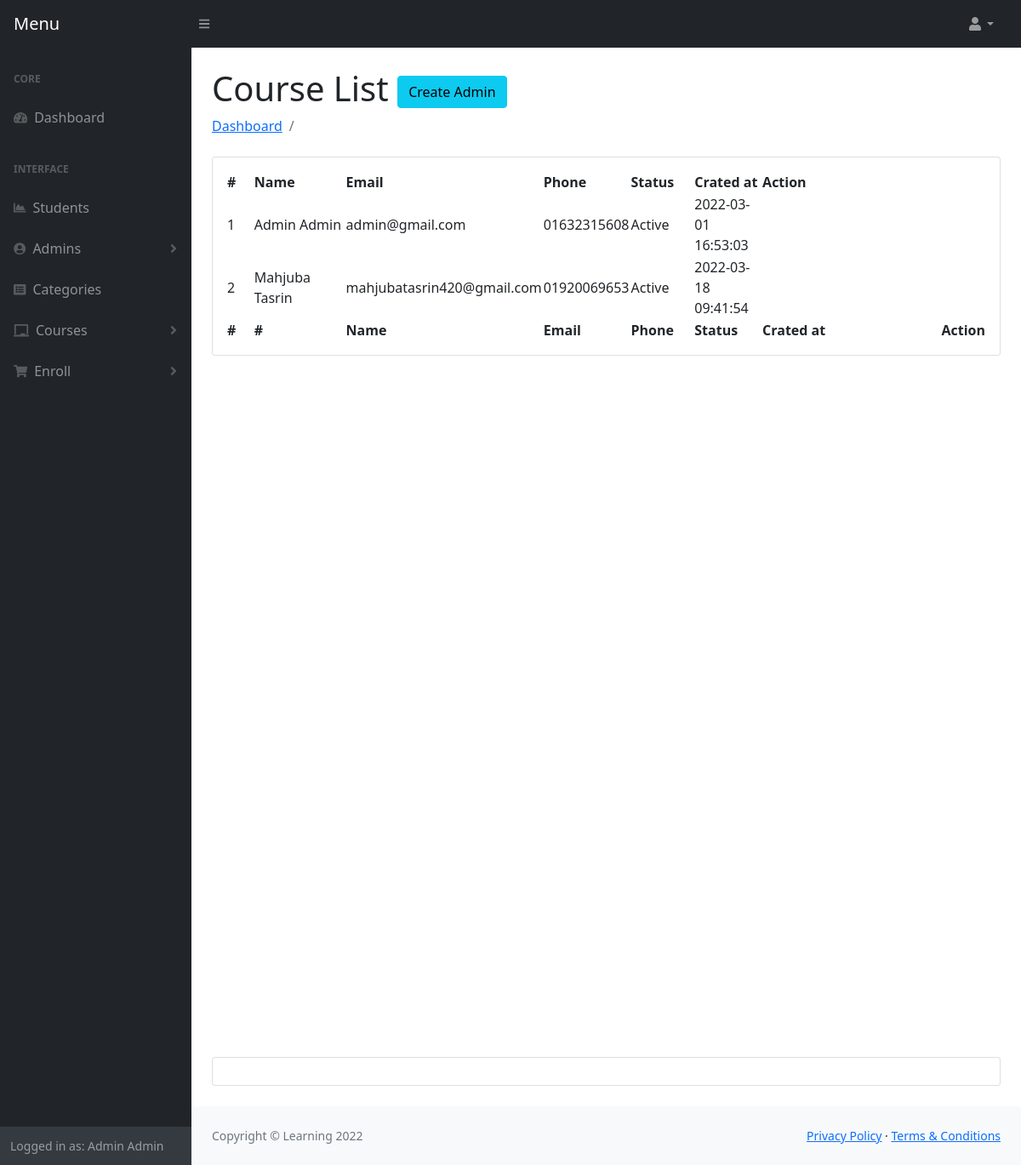
Page /admin/admins.php (signed in) on the earlier database version.
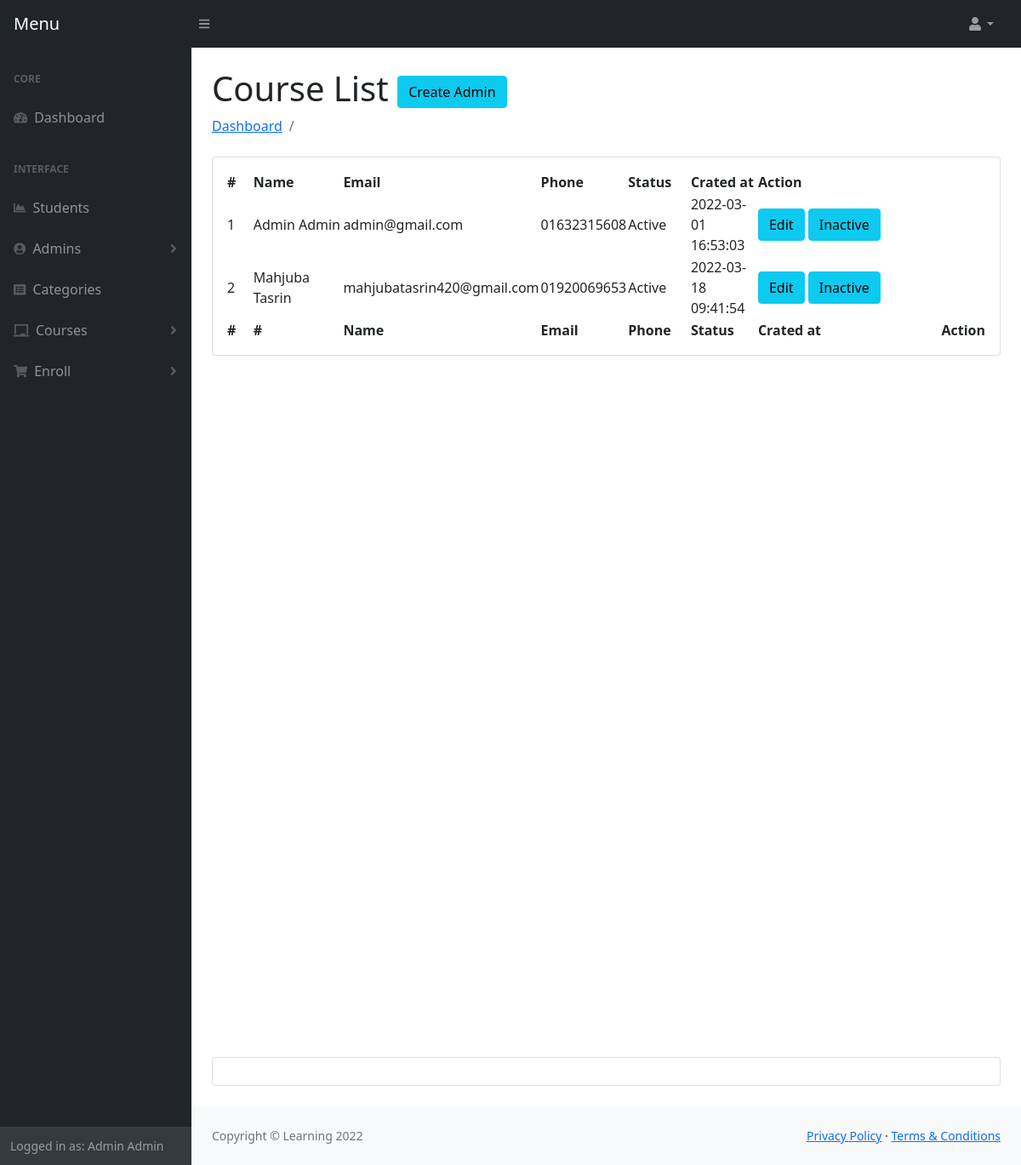
Same page on the later database version.
### tables this page shows
CREATE TABLE `users` (
  `id` int(11) NOT NULL,
  `first_name` varchar(191) DEFAULT NULL,
  `last_name` varchar(191) DEFAULT NULL,
  `email` varchar(191) DEFAULT NULL,
  `phone` varchar(191) DEFAULT NULL,
  `password` varchar(191) DEFAULT NULL,
  `role` varchar(100) DEFAULT NULL,
  `is_active` tinyint(4) NOT NULL,
  `flag` tinyint(4) NOT NULL DEFAULT 0,
  `created_at` timestamp NOT NULL DEFAULT current_timestamp()
);

### admin/admins.php (the view, shortened to what this page needs)
<?php include 'header.php'; ?>
<main>
    <div class="container-fluid px-4">
        <h1 class="mt-4">Course List <a class="btn btn-info" href="create-admin.php">Create Admin</a></h1>
        <ol class="breadcrumb mb-4">
            <li class="breadcrumb-item"><a href="index.php">Dashboard</a></li>
            <li class="breadcrumb-item active"></li>
        </ol>
        <div class="card mb-4">
            <div class="card-body">
                <table id="datatablesSimple">
                    <thead>
                        <tr>
                            <th width="5%">#</th>
                            <th width="15%">Name</th>
                            <th width="10%">Email</th>
                            <th width="10%">Phone</th>
                            <th width="10%">Status</th>
                            <th width="10%">Crated at</th>
                            <th width="35%">Action</th>
                        </tr>
                    </thead>
                    <tfoot>
                        <tr>
                            <th>#</th>
                            <th width="5%">#</th>
                            <th width="15%">Name</th>
                            <th width="10%">Email</th>
                            <th width="10%">Phone</th>
                            <th width="10%">Status</th>
                            <th width="10%">Crated at</th>
                            <th width="35%">Action</th>
                        </tr>
                    </tfoot>
                    <tbody>
                        <?php
                        $query = "SELECT * FROM users where role='admin'";
                        $result = $con->query($query);
                        if ($result->num_rows > 0) {
                            foreach ($result as $key => $value) {
                        ?>
                        <tr>
                            <td><?php echo $key+1; ?></td>
                            <td><?php echo $value['first_name'] ." ". $value['last_name']; ?></td>
                            <td><?php echo $value['email'] ?></td>
                            <td><?php echo $value['phone']; ?> </td>
                            <td><?php
                            if ($value['is_active']==0) {
                                echo "Active";
                            }elseif ($value['is_active']==1) {
                                echo "Inactive";
                            }
                            ?></td>
                            <td><?php echo $value['created_at']; ?></td>
                            <td>
                            <?php   if ($_SESSION['flag']==1 && $_SESSION['role']=='admin') { ?>
                                <a class="btn btn-info" href="editadmin.php?editid=<?php echo $value['id']; ?>">Edit</a>
                            <?php
                            if ($value['is_active']==0) { ?>
                                <a onclick="return confirm('Are you sure to Inactive?');" href="?lock=<?php echo $value['id']; ?>" class="btn btn-info">Inactive</a>
                                <?php }elseif ($value['is_active']==1) { ?>
                                    <a onclick="return confirm('Are you sure to active?');" href="?unlock=<?php echo $value['id']; ?>" class="btn btn-danger">Active</a>
                            <?php }else {
                            } ?>
                            <?php } ?>
                            </td>
                        </tr>
                        <?php }
                        } ?>
                    </tbody>
                </table>
            </div>
        </div>
        <div style="height: 100vh"></div>
        <div class="card mb-4">
            <div class="card-body"></div>
        </div>
    </div>
</main>
<?php include 'footer.php'; ?>

Differences in the rows shown:
changed users "Admin": now shows "Edit Inactive"
shown differently, row unchanged: users "Mahjuba": now shows "Edit Inactive"
